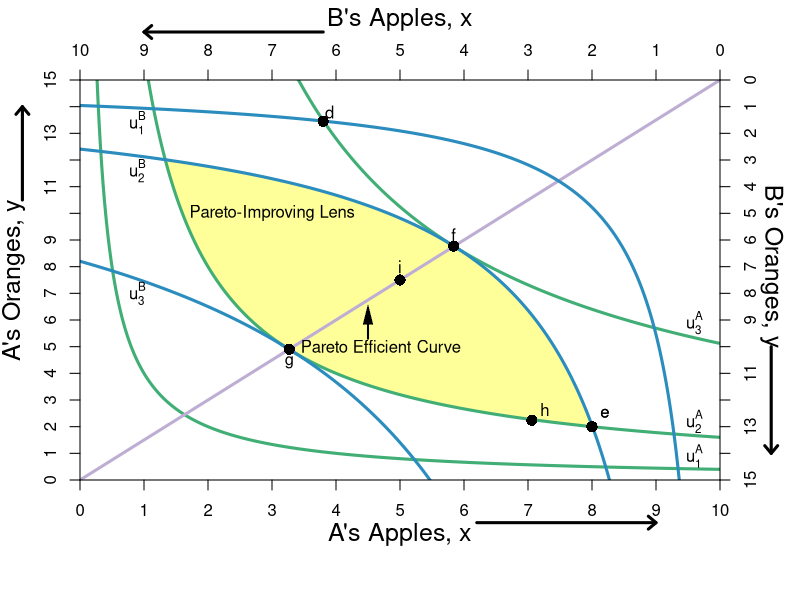

Write R code to recreate this figure.
#require(ggplot2)
require(shape)
pdf(file = "bfh-textbook/property/property_tioli.pdf", width = 9, height = 7)

#Set parameters for graphics
axislabelsize <- 1.5
graphlinewidth <- 3

COL <- c("#7fc97f", "#beaed4", "#fdc086", "#ffff99", "#386cb0", "#f0027f", "#bf5b17", "#666666")
COLA <- c("#99d8c9","#66c2a4","#41ae76", "#238b45", "#005824")
COLB <- c("#4eb3d3", "#2b8cbe", "#0868ac","#084081")

indiffcurveA1 <- function(x, U = 2, A = 1, a = 0.5) {
  ((((U)/A)*(1/x)^a)^(1/(1-a)))
}

indiffcurveA2 <- function(x, U = 4, A = 1, a = 0.5) {
  (((U/A)*(1/x)^a)^(1/(1-a)))
}

indiffcurveA3 <- function(x, U = 6.123724, A = 1, a = 0.5) {
  (((U/A)*(1/x)^a)^(1/(1-a)))
}

indiffcurveA4 <- function(x, U = 7.156591, A = 1, a = 0.5) {
  ((((U)/A)*(1/x)^a)^(1/(1-a)))
}

paretoEC <- function(x) {
  (3/2)*x
}

indiffcurveBneg <- function(x, U = 5.09, A = 1, a = 0.5) {
  15 - (((U/A)*(1/(10 - x))^a)^(1/(1-a)))
}

indiffcurveBneg1 <- function(x, U = 3.09, A = 1, a = 0.5) {
  15 - (((U/A)*(1/(10 - x))^a)^(1/(1-a)))
}

indiffcurveBneg2 <- function(x, U = 5.09, A = 1, a = 0.5) {
  15 - (((U/A)*(1/(10 - x))^a)^(1/(1-a)))
}

indiffcurveBneg3 <- function(x, U = 8.244574, A = 1, a = 0.5) {
  15 - (((U/A)*(1/(10 - x))^a)^(1/(1-a)))
}




#Aisha happens to have found 8 apples and 2 oranges, 
#and Betty happens to have found 2 apples and 13 oranges. 
#Aisha's utility (8^0.5)*(2^0.5) = 4
#Betty's utility (2^0.5)*(13^0.5) = 5.09


par(mar =  c(6, 4, 4, 4))
xlims <- c(0, 10)
ylims <- c(0, 15)
xlims2 <- c(10, 0)
ylims2 <- c(15, 0)

plot(0, 0, xlim = xlims, ylim = ylims, type = "n",
     xlab = expression(paste("A's Apples, ", x)),
     ylab = expression(paste("A's Oranges, ", y)), 
     line = 2.5,
     xaxt = "n", 
     yaxt = "n", 
     cex.lab = axislabelsize, 
     bty = "n",
     xaxs="i", 
     yaxs="i")


npts <- 500 
npts2 <- 501

#Specify the sequences of points for graphing. 
xx1 <- seq(xlims[1], xlims[2], length.out = npts)
yy1 <- indiffcurveA2(xx1, U = 4, A = 1, a = 0.5)
yy2 <- indiffcurveA2(xx1)

#Polygon Attempt
#polygon(x = c(1.34, 6, 8, 10 - 6.73), y = c(12, 9, 2, 15 - 10.1), col="powderblue", density=NULL, border = NA)

#I need something like xx1 with npts for 
xpoly1 <- seq(from = 1.34, to = 8, length.out = 500)
ypoly1 <- indiffcurveA2(xpoly1, U = 4, A = 1, a = 0.5)
ypoly2 <- indiffcurveBneg(xpoly1, U = 5.09, A = 1, a = 0.5)
polygon(x = c(xpoly1, rev(xpoly1)), y = c(ypoly1, rev(ypoly2)), col=COL[4], density=NULL, border = NA)

#Draw the lines for the graphs
lines(xx1, indiffcurveA1(xx1), col = COLA[3], lwd = graphlinewidth)
lines(xx1, indiffcurveA2(xx1), col = COLA[3], lwd = graphlinewidth)
#lines(xx1, indiffcurveA3(xx1), col = COLA[3], lwd = graphlinewidth)
lines(xx1, indiffcurveA4(xx1), col = COLA[3], lwd = graphlinewidth)
lines(xx1, paretoEC(xx1), col = COL[2], lwd = graphlinewidth)

lines(xx1, indiffcurveBneg1(xx1), col = COLB[2], lwd = graphlinewidth)
lines(xx1, indiffcurveBneg2(xx1), col = COLB[2], lwd = graphlinewidth)
lines(xx1, indiffcurveBneg3(xx1), col = COLB[2], lwd = graphlinewidth)

#Customize ticks and labels for the plot
ticksy <- seq(from = 0, to = 15, by = 1)
ylabels <- seq(from = 0, to = 15, by = 1)
ticksx <- seq(from = 0, to = 10, by = 1)
xlabels <- seq(from = 0, to = 10, by = 1)
axis(1, at = ticksx, pos = 0, labels = xlabels)
axis(2, at = ticksy, pos = 0, labels = ylabels, las = 0)

#Add arrows:
arrows(-0.9, 10.5, -0.9, 14, xpd = TRUE, length=0.1,angle=40,lwd=3)
arrows(6.2, -1.6, 9, -1.6, xpd = TRUE, length=0.1,angle=40,lwd=3)

#Annotation of the three graphs and the NE
text(9.6, 0.9, expression(u[1]^A))
text(9.6, 2.2, expression(u[2]^A))
#text(9.6, 4.4, expression(u[3]^A))
text(9.6, 5.9, expression(u[3]^A))

#Perhaps useful point to label the unused intersection of the participation constraints
#points(1.34, 12, pch = 16, col = "black", cex = 1.5)



#Pareto efficiency curve
#segments(4.16, 6.23, 6.73, 10.1, lty = 2, lwd = 2)
text(4.7, 5, expression("Pareto Efficient Curve"))
Arrows(4.5, 5.3, 4.5, 6.2, col = "black", lty = 1, lwd = 2, arr.type = "triangle", arr.lwd = 0.5)


#Set up second axes and labels

par(new = TRUE)

#Use the same x and ylims as previously, but with locations switched
xlims2 <- c(10, 0)
ylims2 <- c(15, 0)

#Leave the ylab and xlab blank to ensure no axes titles
plot(0, 0, xlim = xlims2, ylim = ylims2, type = "n",
     xlab = expression(paste("")),
     ylab = expression(paste("")),
     xaxt = "n", 
     yaxt = "n", 
     cex.lab = 1.3, 
     bty = "n",
     xaxs="i", 
     yaxs="i")

#Set up axes at sides 3 and 4 (top and right)
axis(side = 3, at = ticksx, pos = 0, labels = xlabels)
axis(side = 4, at = ticksy, pos = 0, labels = ylabels, las = 0)
mtext("B's Apples, x", side=3, line = 2.5, cex = axislabelsize)
text(-0.8, 7, expression(paste("B's Oranges, y")), xpd = TRUE, cex = axislabelsize, srt = 270) 

#Add arrows:
arrows(-0.8, 10, -0.8, 14, xpd = TRUE, length=0.1,angle=40,lwd=3)
arrows(6.2, -1.8, 9, -1.8, xpd = TRUE, length=0.1,angle=40,lwd=3)

#Label B's indifference curves
text(9.1, 1.6, expression(u[1]^B))
text(9.1, 3.4, expression(u[2]^B))
#text(9.1, 4.6, expression(u[3]^B))
text(9.1, 8, expression(u[3]^B))

#Add a point for the initial endowment
points(2, 13, pch = 16, col = "black", cex = 1.5)
text(1.8, 12.5, expression(e))

#Label a point on the middle of the curve
points(5, 7.5, pch = 16, col = "black", cex = 1.5)
text(5, 7, expression(i))

#(5^0.5)*(7.5^0.5) = 6.123724

#Add point for comparison to participation constraint
points(6.2, 1.55, pch = 16, col = "black", cex = 1.5)
text(6.1, 1.2, expression(d))


#Calculate TIOLI power allocation for B
#mrs(x,y) => pareto efficient curve is (3/2)x = y
#A's initital utility is 4 = u(8,2) = (8^0.5)*(2^0.5)
#Therefore substitute in the contract curve u_e^A = 4 = (x^A)^(0.5)(3/2*x^A)^0.5
# => x^A = 4/((3/2)^0.5) = 3.27 => x^B = 6.73
# => y^A = 3/2(x^A) = 4.9 => y^B = 10.1

#Add point g for B's TIOLI power
points(6.73, 10.1, pch = 16, col = "black", cex = 1.5)
text(6.73, 10.6, expression(g))

#Calculate TIOLI power allocation for A
#mrs(x,y) => pareto efficient curve is (3/2)x = y
#A's initital utility is 4 = u(8,2) = (8^0.5)*(2^0.5)
#Therefore substitute in the contract curve u_e^A = 4 = (x^A)^(0.5)(3/2*x^A)^0.5
# => x^B = 5.09/((3/2)^0.5) = 4.16 => x^A = 5.84
# => y^B = 3/2(x^B) = 6.23 => y^A = 8.77 
#=> u^A = (5.84^0.5)*(8.77^0.5) = 7.156591
#Add point f for A's TIOLI power
points(4.16, 6.23, pch = 16, col = "black", cex = 1.5)
text(4.16, 5.8, expression(f))

#Annotating B's endowment
text(1.8, 12.5, expression(e))

#Annotating a point that is a Pareto improvement over e.
points(2.94, 12.76, pch = 16, col = "black", cex = 1.5)
text(2.74, 12.36, expression(h))
#(2.94^0.5)*(12.76^0.5)

#Label Pareto Improving Lens
text(7, 5, expression(paste("Pareto-Improving Lens")))

dev.off()
